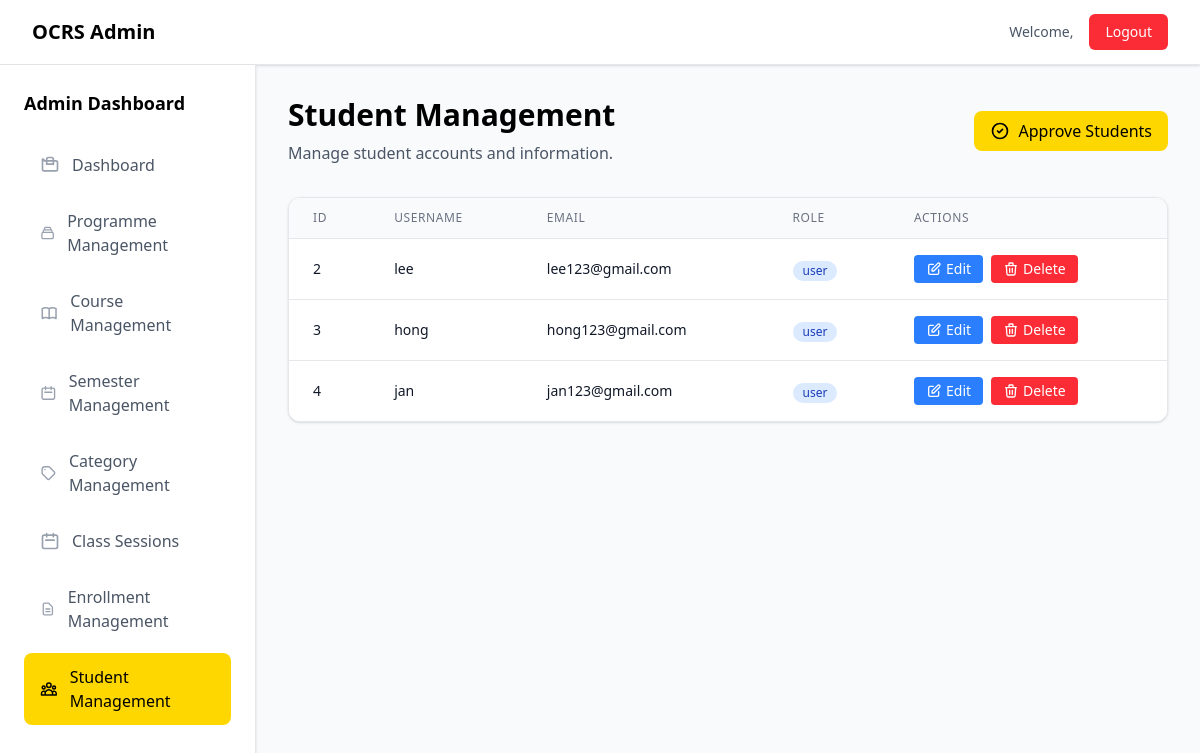
The page /admin/student.php on the database its author committed.
### tables this page shows
CREATE TABLE `users` (
  `user_id` int(11) NOT NULL,
  `username` varchar(100) NOT NULL,
  `email` varchar(100) NOT NULL,
  `password` varchar(100) NOT NULL,
  `role` enum('user','admin') NOT NULL,
  `status` enum('approved','pending','rejected') NOT NULL,
  `is_active` tinyint(4) NOT NULL,
  `created_at` datetime NOT NULL,
  `updated_at` datetime NOT NULL
);

### backend/student_controller.php (called while the page is built, shortened)
<?php
    class StudentController {
        private $pdo;
        public function __construct($pdo) {
            $this->pdo = $pdo;
        }
        public function getAllStudents() {
            $stmt = $this->pdo->prepare("SELECT * FROM users WHERE role = 'user' AND is_active = 1 AND status = 'approved'");
            $stmt->execute();
            return $stmt->fetchAll(PDO::FETCH_ASSOC);
        }
    }

### admin/student.php (the view, shortened to what this page needs)
<?php
    require_once '../header.php';
    require_once '../backend/student_controller.php';
    $student = new StudentController($pdo);
    $students = $student->getAllStudents();
?>
<div class="min-h-screen bg-gray-50">
    <div class="bg-white shadow-sm border-b border-gray-200">
        <div class="max-w-7xl mx-auto px-4 sm:px-6 lg:px-8">
            <div class="flex justify-between items-center h-16">
                <div class="flex items-center">
                    <h1 class="text-xl font-bold text-black">OCRS Admin</h1>
                </div>
                <div class="flex items-center space-x-4">
                    <span class="text-sm text-gray-600">
                        Welcome, <?php echo htmlspecialchars($_SESSION['user']['username']); ?>
                    </span>
                    <a href="../backend/logout.php" class="bg-red-500 text-white px-4 py-2 rounded-md text-sm font-medium hover:bg-red-600 transition-colors duration-200">
                        Logout
                    </a>
                </div>
            </div>
        </div>
    </div>
    <div class="flex min-h-screen">
        <div class="w-64 bg-white shadow-sm border-r border-gray-200">
            <div class="p-6">
                <h2 class="text-lg font-semibold text-black mb-6">Admin Dashboard</h2>
                <nav class="space-y-2">
                    <a href="dashboard.php" class="flex items-center px-4 py-3 text-gray-600 rounded-lg hover:bg-[#FFD700] hover:text-black transition-colors duration-200 group">
                        Dashboard
                    </a>
                    <a href="programme.php" class="flex items-center px-4 py-3 text-gray-600 rounded-lg hover:bg-[#FFD700] hover:text-black transition-colors duration-200 group">
                        Programme Management
                    </a>
                    <a href="course.php" class="flex items-center px-4 py-3 text-gray-600 rounded-lg hover:bg-[#FFD700] hover:text-black transition-colors duration-200 group">
                        Course Management
                    </a>
                    <a href="semester.php" class="flex items-center px-4 py-3 text-gray-600 rounded-lg hover:bg-[#FFD700] hover:text-black transition-colors duration-200 group">
                        <svg class="w-5 h-5 mr-3 text-gray-400 group-hover:text-black" fill="none" stroke="currentColor" viewBox="0 0 24 24">
                            <path stroke-linecap="round" stroke-linejoin="round" stroke-width="2" d="M8 7V3m8 4V3m-9 8h10M5 21h14a2 2 0 002-2V7a2 2 0 00-2-2H5a2 2 0 00-2 2v12a2 2 0 002 2z"></path>
                        </svg>
                        Semester Management
                    </a>
                    <a href="category.php" class="flex items-center px-4 py-3 text-gray-600 rounded-lg hover:bg-[#FFD700] hover:text-black transition-colors duration-200 group">
                        Category Management
                    </a>
                    <a href="class_session.php" class="flex items-center px-4 py-3 text-gray-600 rounded-lg hover:bg-[#FFD700] hover:text-black transition-colors duration-200 group">
                        <svg class="w-5 h-5 mr-3 text-gray-400 group-hover:text-black" fill="none" stroke="currentColor" viewBox="0 0 24 24">
                            <path stroke-linecap="round" stroke-linejoin="round" stroke-width="2" d="M8 7V3m8 4V3m-9 8h10M5 21h14a2 2 0 002-2V7a2 2 0 00-2-2H5a2 2 0 00-2 2v12a2 2 0 002 2z"></path>
                        </svg>
                        Class Sessions
                    </a>
                    <a href="enrollment.php" class="flex items-center px-4 py-3 text-gray-600 rounded-lg hover:bg-[#FFD700] hover:text-black transition-colors duration-200 group">
                        Enrollment Management
                    </a>
                    <a href="student.php" class="flex items-center px-4 py-3 text-black bg-[#FFD700] rounded-lg group">
                        Student Management
                    </a>
                </nav>
            </div>
        </div>
        <div class="flex-1 p-8">
            <div class="mb-8">
                <div class="flex justify-between items-center">
                    <div>
                        <h1 class="text-3xl font-bold text-black mb-2">Student Management</h1>
                        <p class="text-gray-600">Manage student accounts and information.</p>
                    </div>
                    <a href="student_approval.php" class="inline-flex items-center px-4 py-2 bg-[#FFD700] text-black rounded-lg font-medium hover:bg-[#e6c200] transition-colors duration-200">
                        <svg class="w-5 h-5 mr-2" fill="none" stroke="currentColor" viewBox="0 0 24 24">
                            <path stroke-linecap="round" stroke-linejoin="round" stroke-width="2" d="M9 12l2 2 4-4m6 2a9 9 0 11-18 0 9 9 0 0118 0z"></path>
                        </svg>
                        Approve Students
                    </a>
                </div>
            </div>
            <div class="bg-white rounded-xl shadow-sm border border-gray-200 overflow-hidden">
                <?php if($students): ?>
                    <div class="overflow-x-auto">
                        <table class="w-full">
                            <thead class="bg-gray-50 border-b border-gray-200">
                                <tr>
                                    <th class="px-6 py-3 text-left text-xs font-medium text-gray-500 uppercase tracking-wider">ID</th>
                                    <th class="px-6 py-3 text-left text-xs font-medium text-gray-500 uppercase tracking-wider">Username</th>
                                    <th class="px-6 py-3 text-left text-xs font-medium text-gray-500 uppercase tracking-wider">Email</th>
                                    <th class="px-6 py-3 text-left text-xs font-medium text-gray-500 uppercase tracking-wider">Role</th>
                                    <th class="px-6 py-3 text-left text-xs font-medium text-gray-500 uppercase tracking-wider">Actions</th>
                                </tr>
                            </thead>
                            <tbody class="bg-white divide-y divide-gray-200">
                                <?php foreach($students as $student): ?>
                                    <tr class="hover:bg-gray-50 transition-colors duration-200">
                                        <td class="px-6 py-4 whitespace-nowrap text-sm text-gray-900"><?php echo htmlspecialchars($student['user_id']); ?></td>
                                        <td class="px-6 py-4 whitespace-nowrap text-sm font-medium text-gray-900"><?php echo htmlspecialchars($student['username']); ?></td>
                                        <td class="px-6 py-4 whitespace-nowrap text-sm text-gray-900"><?php echo htmlspecialchars($student['email']); ?></td>
                                        <td class="px-6 py-4 whitespace-nowrap">
                                            <span class="inline-flex items-center px-2.5 py-0.5 rounded-full text-xs font-medium bg-blue-100 text-blue-800">
                                                <?php echo htmlspecialchars($student['role']); ?>
                                            </span>
                                        </td>
                                        <td class="px-6 py-4 whitespace-nowrap text-sm font-medium">
                                            <div class="flex space-x-2">
                                                <a href="edit_student.php?id=<?php echo $student['user_id']; ?>" class="inline-flex items-center px-3 py-1 bg-blue-500 text-white rounded text-sm hover:bg-blue-600 transition-colors duration-200">
                                                    <svg class="w-4 h-4 mr-1" fill="none" stroke="currentColor" viewBox="0 0 24 24">
                                                        <path stroke-linecap="round" stroke-linejoin="round" stroke-width="2" d="M11 5H6a2 2 0 00-2 2v11a2 2 0 002 2h11a2 2 0 002-2v-5m-1.414-9.414a2 2 0 112.828 2.828L11.828 15H9v-2.828l8.586-8.586z"></path>
                                                    </svg>
                                                    Edit
                                                </a>
                                                <a href="../backend/student_controller.php?id=<?php echo $student['user_id']; ?>&action=delete" onclick="return confirm('Are you sure you want to delete this student?')" class="inline-flex items-center px-3 py-1 bg-red-500 text-white rounded text-sm hover:bg-red-600 transition-colors duration-200">
                                                    <svg class="w-4 h-4 mr-1" fill="none" stroke="currentColor" viewBox="0 0 24 24">
                                                        <path stroke-linecap="round" stroke-linejoin="round" stroke-width="2" d="M19 7l-.867 12.142A2 2 0 0116.138 21H7.862a2 2 0 01-1.995-1.858L5 7m5 4v6m4-6v6m1-10V4a1 1 0 00-1-1h-4a1 1 0 00-1 1v3M4 7h16"></path>
                                                    </svg>
                                                    Delete
                                                </a>
                                            </div>
                                        </td>
                                    </tr>
                                <?php endforeach; ?>
                            </tbody>
                        </table>
                    </div>
                <?php endif; ?>
            </div>
        </div>
    </div>
</div>
<?php
    require_once '../footer.php';
?>

### rows shown on the page
users: user_id "2", username "lee", email "lee123@gmail.com", role "user"
users: user_id "3", username "hong", email "hong123@gmail.com", role "user"
users: user_id "4", username "jan", email "jan123@gmail.com", role "user"
